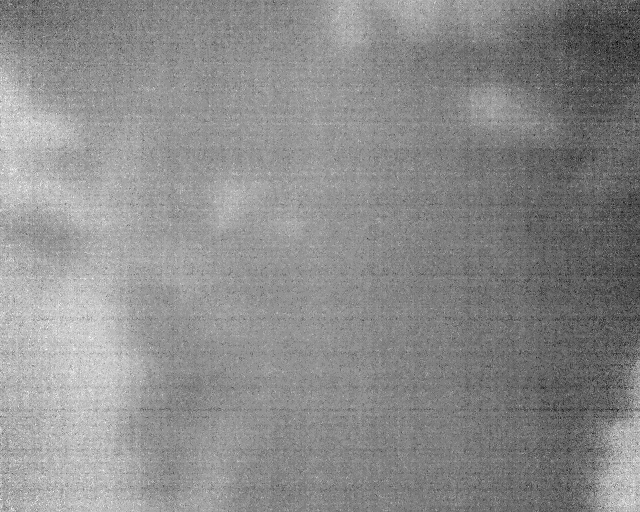
#> input picture old stuff/20241210_123846/20241224_135940_858_IR.TIFF, 640 x 512 px
$ python Playground.py
#> lines starting #> are read from the running program, lines starting #| are printed output that depends on the picture; after the words box and inside, x2 and y2 are one past the last pixel; in counts of white or black regions, pixels touching at a corner belong together
#> in preprocess_thermal_image, thermal_image is the input picture: PIL image 640x512 I;16; min 760, max 786, mean 774.3
import os
import numpy as np
import matplotlib.pyplot as plt
from skimage import exposure, metrics
from skimage.restoration import denoise_bilateral
from scipy.ndimage import gaussian_filter, sobel
from PIL import Image
import cv2

def detect_and_suppress_glare(thermal_array):
    """Detects and suppresses glare adaptively using statistical methods."""
    thermal_normalized = (thermal_array - np.min(thermal_array)) / (np.max(thermal_array) - np.min(thermal_array))

    # Compute mean and standard deviation of intensities
    mean_intensity = np.mean(thermal_normalized)
#> mean_intensity = 0.548
    std_intensity = np.std(thermal_normalized)
#> std_intensity = 0.119

    # Define an adaptive glare threshold
    glare_threshold = mean_intensity + 2 * std_intensity
#> glare_threshold = 0.787

    # Generate glare mask
    glare_mask = thermal_normalized > glare_threshold
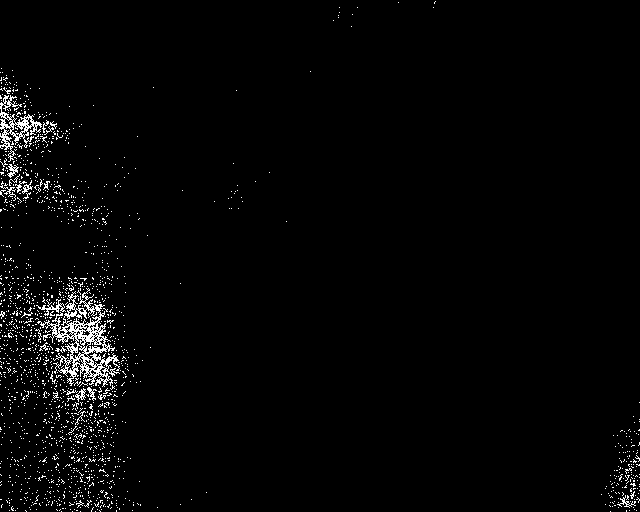
#> glare_mask: shape (512, 640) bool; 2.3% white in thin lines or dots

    # Adaptive suppression: Clamp glare pixels to the threshold
    thermal_corrected = thermal_normalized.copy()
    thermal_corrected[glare_mask] = glare_threshold
#> thermal_corrected: shape (512, 640) float64; min 0, max 0.787, mean 0.547

    # Normalize again after glare correction
    thermal_corrected = (thermal_corrected - np.min(thermal_corrected)) / (np.max(thermal_corrected) - np.min(thermal_corrected))
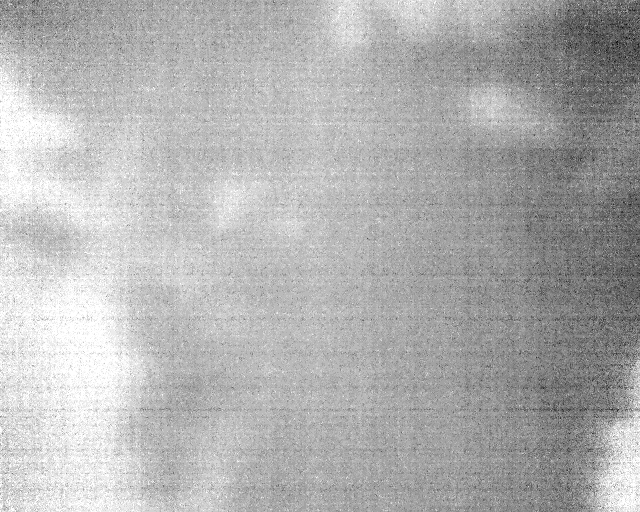
#> thermal_corrected: shape (512, 640) float64; min 0, max 1, mean 0.696

    return thermal_corrected

def preprocess_thermal_image(tiff_path, output_folder, save_intermediate=True, use_colormap=False):
    """
    Preprocess a thermal image with integrated glare suppression and save outputs.
    """
    # Load the thermal image
    thermal_image = Image.open(tiff_path)
    thermal_array = np.array(thermal_image)

    # **NEW: Save Raw Thermal Image**
    raw_thermal_normalized = (thermal_array - np.min(thermal_array)) / (np.max(thermal_array) - np.min(thermal_array))

    # Function to save an image with optional colormap
    def save_image(image, name_suffix):
        filename = os.path.splitext(os.path.basename(tiff_path))[0] + name_suffix + ".png"
        filepath = os.path.join(output_folder, filename)
        cmap = 'inferno' if use_colormap else 'gray'
        plt.imsave(filepath, image, cmap=cmap)

    # Create output folder if it doesn't exist
    os.makedirs(output_folder, exist_ok=True)

    # **Save Raw Image Before Any Processing**
    save_image(raw_thermal_normalized, "_raw")

    # **Apply Glare Suppression**
    thermal_corrected = detect_and_suppress_glare(thermal_array)
    save_image(thermal_corrected, "_glare_suppressed")

    # Step 1: Apply CLAHE
    thermal_clahe = exposure.equalize_adapthist(thermal_corrected, clip_limit=0.018)
    if save_intermediate:
        save_image(thermal_clahe, "_clahe")

    # Step 2: Apply Bilateral Filtering
    thermal_denoised = denoise_bilateral(thermal_clahe, sigma_color=0.015, sigma_spatial=8)
    if save_intermediate:
        save_image(thermal_denoised, "_denoising")

    # Step 3: Sharpening
    thermal_sharpened = thermal_denoised + 0.5 * (thermal_denoised - gaussian_filter(thermal_denoised, sigma=1))
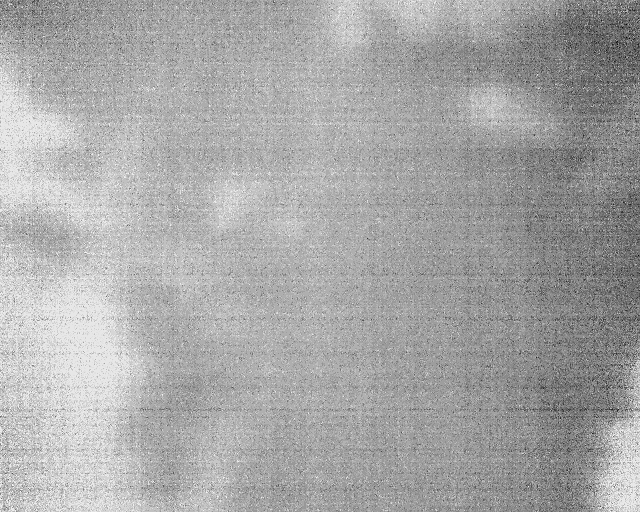
#> thermal_sharpened: shape (512, 640) float64; min -0.156, max 1.11, mean 0.678; drawn with min black and max white
    save_image(thermal_sharpened, "_final_preprocessed")

    # Feature Extraction with ORB & SIFT
    orb = cv2.ORB_create()
    sift = cv2.SIFT_create()

    def compute_keypoints(image, name_suffix):
        """Detect and save keypoints using SIFT and ORB."""
#> called with name_suffix = '_raw'
        image_scaled = (image * 255).astype(np.uint8)
        sift_kp, sift_desc = sift.detectAndCompute(image_scaled, None)
#> sift_kp = 123 keypoints; strongest (x, y, size): (581, 473, 1.9), (636, 409, 2.2), (607, 373, 2), (622, 25, 1.9)
        orb_kp, orb_desc = orb.detectAndCompute(image_scaled, None)
#> orb_kp = 305 keypoints; strongest (x, y, size): (592, 433, 31), (477, 68, 31), (555, 84, 31), (538, 88, 31)
        return sift_kp, sift_desc, orb_kp, orb_desc

    # Extract keypoints from raw and processed images
    raw_sift_kp, raw_sift_desc, raw_orb_kp, raw_orb_desc = compute_keypoints(raw_thermal_normalized, "_raw")
#> raw_sift_kp has the same summary as sift_kp in compute_keypoints; raw_orb_kp has the same summary as orb_kp in compute_keypoints
    processed_sift_kp, processed_sift_desc, processed_orb_kp, processed_orb_desc = compute_keypoints(thermal_sharpened, "_final_preprocessed")
#> call 2 of compute_keypoints, with name_suffix = '_final_preprocessed'
#> in compute_keypoints (call 2), `image_scaled = (image * 255).astype(np.uint8)`:
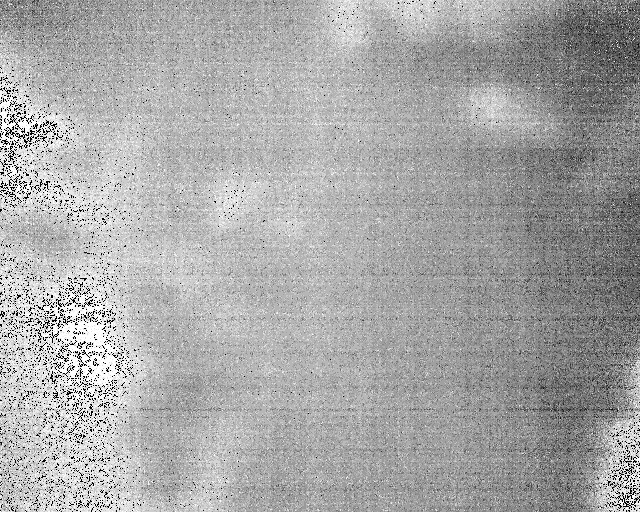
#> image_scaled: shape (512, 640); min 0, max 255, mean 167.4
#> in compute_keypoints (call 2), `sift_kp, sift_desc = sift.detectAndCompute(image_scaled, None)`: sift_kp = 1160 keypoints; strongest (x, y, size): (36, 125, 2.1), (21, 134, 1.8), (627, 508, 1.9), (84, 352, 2.6)
#> in compute_keypoints (call 2), `orb_kp, orb_desc = orb.detectAndCompute(image_scaled, None)`: orb_kp = 457 keypoints; strongest (x, y, size): (59, 322, 31), (58, 307, 31), (92, 396, 31), (36, 125, 31)
#> processed_sift_kp has the same summary as sift_kp in compute_keypoints; processed_orb_kp has the same summary as orb_kp in compute_keypoints

    # Compute inlier ratio for feature matching
    def match_descriptors(desc1, desc2, method="SIFT"):
#> called with method = 'SIFT'
        if desc1 is None or desc2 is None:
            return 0
        matcher = cv2.FlannBasedMatcher(dict(algorithm=1, trees=5), dict(checks=50)) if method == "SIFT" else cv2.BFMatcher(cv2.NORM_HAMMING, crossCheck=True)
        matches = matcher.knnMatch(desc1, desc2, k=2) if method == "SIFT" else matcher.match(desc1, desc2)
#> matches = 123 matches
        good_matches = [m for m, n in matches if m.distance < 0.72 * n.distance] if method == "SIFT" else matches
#> good_matches = 51 matches
        return len(good_matches) / len(matches) if matches else 0

    # Compute metrics
    sift_inlier_ratio = match_descriptors(raw_sift_desc, processed_sift_desc, method="SIFT")
#> sift_inlier_ratio = 0.415
    orb_inlier_ratio = match_descriptors(raw_orb_desc, processed_orb_desc, method="ORB")
#> in match_descriptors (call 2), `matches = matcher.knnMatch(desc1, desc2, k=2) if method == "SIFT" else..`: matches = 133 matches
#> orb_inlier_ratio = 1

    # Compute entropy
    def compute_entropy(descriptors):
        if descriptors is None or len(descriptors) == 0:
            return 0
        hist, _ = np.histogram(descriptors, bins=256, density=True)
#> hist = 256 values, max 0.064 at index 0, min 0 at index 2, mean 0.00602
        hist = hist[hist > 0]
#> hist = 146 values, max 0.064 at index 0, min 9.8e-05 at index 138, mean 0.0106
        return -np.sum(hist * np.log2(hist))

    raw_entropy = compute_entropy(raw_sift_desc) + compute_entropy(raw_orb_desc)
#> raw_entropy = 16.78
    processed_entropy = compute_entropy(processed_sift_desc) + compute_entropy(processed_orb_desc)
#> processed_entropy = 17.54

    # Compute Gradient Magnitude Similarity Deviation (GMSD)
    raw_gradient = sobel(raw_thermal_normalized)
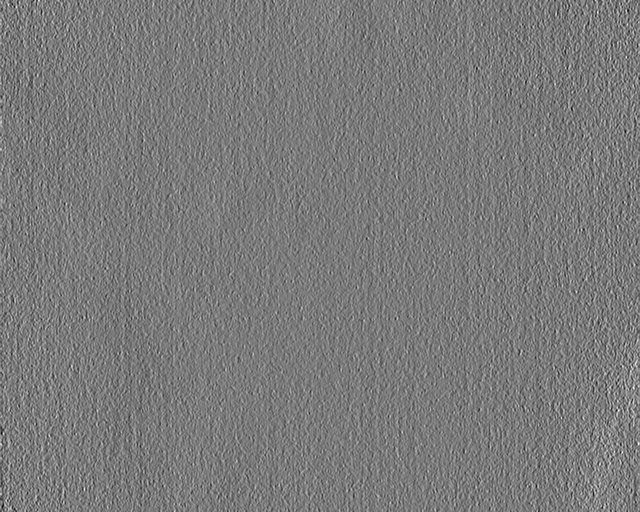
#> raw_gradient: shape (512, 640) float64; min -1.08, max 1.15, mean -0.00313; drawn with min black and max white
    processed_gradient = sobel(thermal_sharpened)
    gmsd = np.sqrt(np.mean((raw_gradient - processed_gradient) ** 2))
#> gmsd = 0.157

    # Compute PSNR and SSIM
    psnr_final = metrics.peak_signal_noise_ratio(thermal_sharpened, raw_thermal_normalized, data_range=1)
#> psnr_final = 17.1
    ssim_final = metrics.structural_similarity(thermal_sharpened, raw_thermal_normalized, data_range=1)
#> ssim_final = 0.793

    return {
        "PSNR": psnr_final,
        "SSIM": ssim_final,
        "Number of Keypoints (Raw SIFT)": len(raw_sift_kp),
        "Number of Keypoints (Processed SIFT)": len(processed_sift_kp),
        "Number of Keypoints (Raw ORB)": len(raw_orb_kp),
        "Number of Keypoints (Processed ORB)": len(processed_orb_kp),
        "Inlier Ratio (SIFT)": sift_inlier_ratio,
        "Inlier Ratio (ORB)": orb_inlier_ratio,
        "Entropy (Raw)": raw_entropy,
        "Entropy (Processed)": processed_entropy,
        "GMSD": gmsd
    }

# Example Usage
if __name__ == "__main__":
    tiff_path = "20241210_123846/20241224_135940_858_IR.TIFF"
    output_folder = "Playground"

    metrics_result = preprocess_thermal_image(tiff_path, output_folder, save_intermediate=True, use_colormap=False)
#> metrics_result = 11 items

    print("Evaluation Metrics:")
    for key, value in metrics_result.items():
        print(f"{key}: {value:.4f}" if isinstance(value, float) else f"{key}: {value}")
#> this loop made 11 passes
#> (key, value) on passes 1 to 8: ('PSNR', 17.1), ('SSIM', 0.793), ('Number of Keypoints (Raw SIFT)', 123), ('Number of Keypoints (Processed SIFT)', 1160), ('Number of Keypoints (Raw ORB)', 305), ('Number of Keypoints (Processed ORB)', 457), ('Inlier Ratio (SIFT)', 0.415), ('Inlier Ratio (ORB)', 1)
#> (printed output is left out)

$ run again, with old stuff/20241210_123846/20241221_100141_258_IR.TIFF copied over old stuff/20241210_123846/20241224_135940_858_IR.TIFF
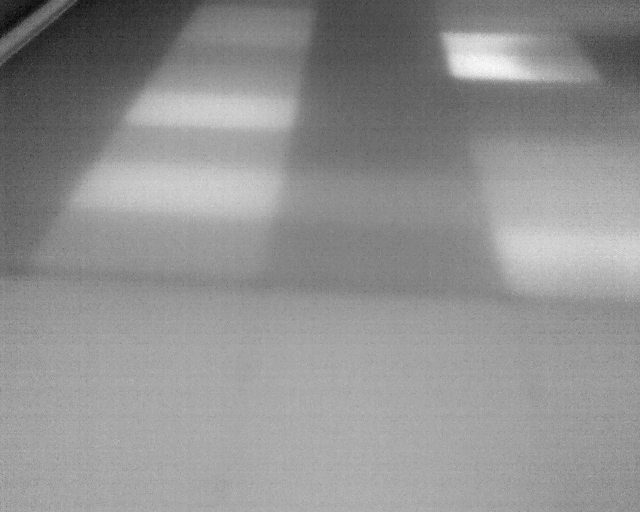
#> input picture old stuff/20241210_123846/20241221_100141_258_IR.TIFF, 640 x 512 px
#> in preprocess_thermal_image, thermal_image is the input picture: PIL image 640x512 I;16; min 724, max 801, mean 767.9
#> mean_intensity = 0.57
#> std_intensity = 0.13
#> glare_threshold = 0.83
#> in detect_and_suppress_glare, `glare_mask = thermal_normalized > glare_threshold`:
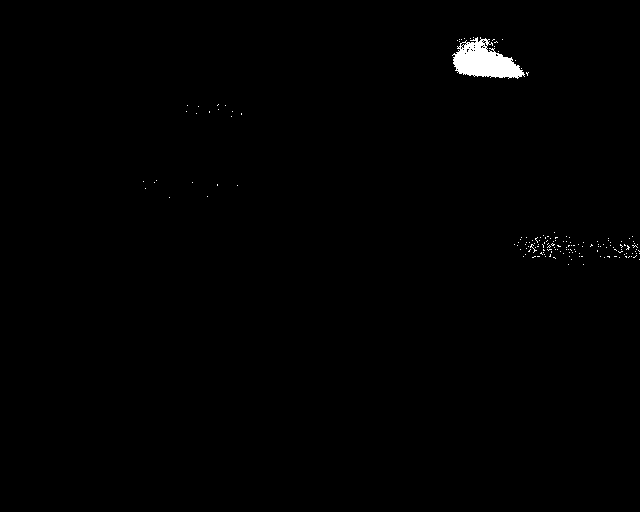
#> glare_mask: shape (512, 640) bool; 0.62% white; 161 white regions (160 under 20 px), largest, box (x1, y1, x2, y2) and area: (452, 37, 525, 79) 1753
#> sift_kp = 9 keypoints; (x, y, size): (479, 57, 39.8), (196, 150, 120), (167, 105, 41.4), (262, 110, 40.9), (239, 195, 49.2), (239, 195, 49.2), (436, 56, 15.4), (17, 59, 12.5), (24, 44, 2)
#> orb_kp = 13 keypoints; strongest (x, y, size): (543, 78, 31), (542, 78, 37.2), (450, 32, 31), (472, 79, 31)
#> raw_sift_kp has the same summary as sift_kp in compute_keypoints; raw_orb_kp has the same summary as orb_kp in compute_keypoints
#> sift_kp = 70 keypoints; strongest (x, y, size): (476, 55, 39), (491, 39, 1.8), (609, 239, 2.4), (160, 107, 32.6)
#> orb_kp = 351 keypoints; strongest (x, y, size): (494, 46, 31), (511, 58, 31), (512, 60, 31), (499, 53, 31)
#> processed_sift_kp has the same summary as sift_kp in compute_keypoints; processed_orb_kp has the same summary as orb_kp in compute_keypoints
#> matches = 9 matches
#> good_matches = 4 matches
#> sift_inlier_ratio = 0.444
#> good_matches = 9 matches
#> orb_inlier_ratio = 1
#> in compute_entropy, `hist, _ = np.histogram(descriptors, bins=256, density=True)`: hist = 256 values, max 0.552 at index 0, min 0 at index 3, mean 0.00575
#> in compute_entropy, `hist = hist[hist > 0]`: hist = 128 values, max 0.552 at index 0, min 0.00128 at index 37, mean 0.0115
#> raw_entropy = 13.03
#> processed_entropy = 14.38
#> in preprocess_thermal_image, `raw_gradient = sobel(raw_thermal_normalized)`:
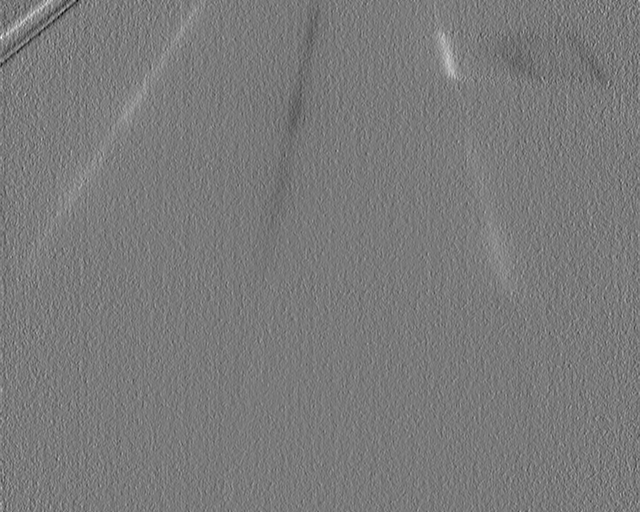
#> raw_gradient: shape (512, 640) float64; min -0.675, max 0.727, mean 0.00134; drawn with min black and max white
#> gmsd = 0.0818
#> psnr_final = 20.33
#> ssim_final = 0.804
#> metrics_result = 11 items
#> the loop `for key, value in metrics_result.items():` made 11 passes
#> (key, value) on passes 1 to 8: ('PSNR', 20.33), ('SSIM', 0.804), ('Number of Keypoints (Raw SIFT)', 9), ('Number of Keypoints (Processed SIFT)', 70), ('Number of Keypoints (Raw ORB)', 13), ('Number of Keypoints (Processed ORB)', 351), ('Inlier Ratio (SIFT)', 0.444), ('Inlier Ratio (ORB)', 1)
#> (printed output is left out)

$ run again, with old stuff/20241210_123846/20241221_100711_257_IR.TIFF copied over old stuff/20241210_123846/20241224_135940_858_IR.TIFF
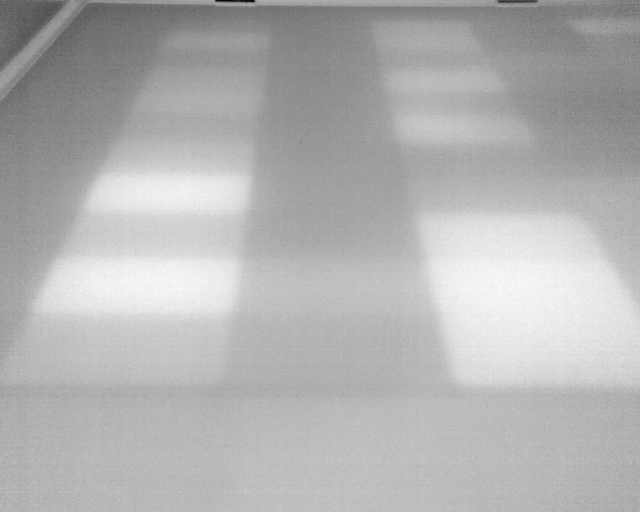
#> input picture old stuff/20241210_123846/20241221_100711_257_IR.TIFF, 640 x 512 px
#> in preprocess_thermal_image, thermal_image is the input picture: PIL image 640x512 I;16; min 694, max 806, mean 772.4
#> mean_intensity = 0.7
#> std_intensity = 0.121
#> glare_threshold = 0.941
#> in detect_and_suppress_glare, `glare_mask = thermal_normalized > glare_threshold`:
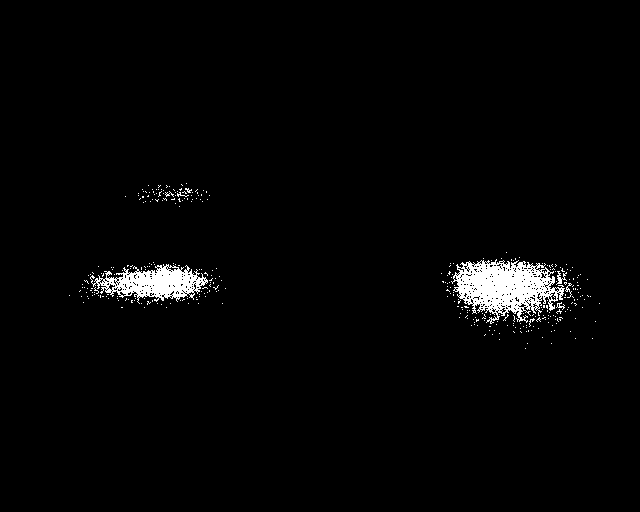
#> glare_mask: shape (512, 640) bool; 2.2% white; 340 white regions (333 under 20 px), largest, box (x1, y1, x2, y2) and area: (451, 259, 565, 324) 4029, (90, 264, 208, 304) 2309, (556, 271, 567, 285) 59
#> sift_kp = 7 keypoints; (x, y, size): (249, 4, 3.2), (159, 242, 134.2), (438, 95, 72.8), (438, 95, 72.8), (50, 11, 10.9), (333, 181, 104.5), (333, 181, 104.5)
#> orb_kp = (); orb_desc = None
#> raw_sift_kp has the same summary as sift_kp in compute_keypoints; raw_orb_kp = ()
#> sift_kp = 81 keypoints; strongest (x, y, size): (249, 5, 2.8), (217, 4, 2.7), (511, 287, 99.5), (501, 5, 3)
#> orb_kp = 349 keypoints; strongest (x, y, size): (163, 265, 31), (445, 292, 31), (449, 296, 31), (446, 296, 31)
#> processed_sift_kp has the same summary as sift_kp in compute_keypoints; processed_orb_kp has the same summary as orb_kp in compute_keypoints
#> matches = 7 matches
#> good_matches = 4 matches
#> sift_inlier_ratio = 0.571
#> orb_inlier_ratio = 0
#> in compute_entropy, `hist, _ = np.histogram(descriptors, bins=256, density=True)`: hist = 256 values, max 0.524 at index 0, min 0 at index 3, mean 0.00535
#> in compute_entropy, `hist = hist[hist > 0]`: hist = 107 values, max 0.524 at index 0, min 0.00153 at index 26, mean 0.0128
#> raw_entropy = 5.63
#> processed_entropy = 13.35
#> in preprocess_thermal_image, `raw_gradient = sobel(raw_thermal_normalized)`:
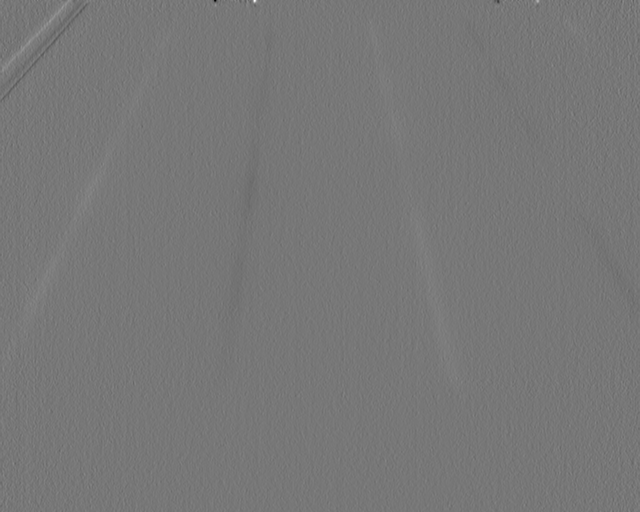
#> raw_gradient: shape (512, 640) float64; min -1.67, max 1.88, mean 0.00099; drawn with min black and max white
#> gmsd = 0.0733
#> psnr_final = 24.49
#> ssim_final = 0.813
#> metrics_result = 11 items
#> the loop `for key, value in metrics_result.items():` made 11 passes
#> (key, value) on passes 1 to 8: ('PSNR', 24.49), ('SSIM', 0.813), ('Number of Keypoints (Raw SIFT)', 7), ('Number of Keypoints (Processed SIFT)', 81), ('Number of Keypoints (Raw ORB)', 0), ('Number of Keypoints (Processed ORB)', 349), ('Inlier Ratio (SIFT)', 0.571), ('Inlier Ratio (ORB)', 0)
#> (printed output is left out)
